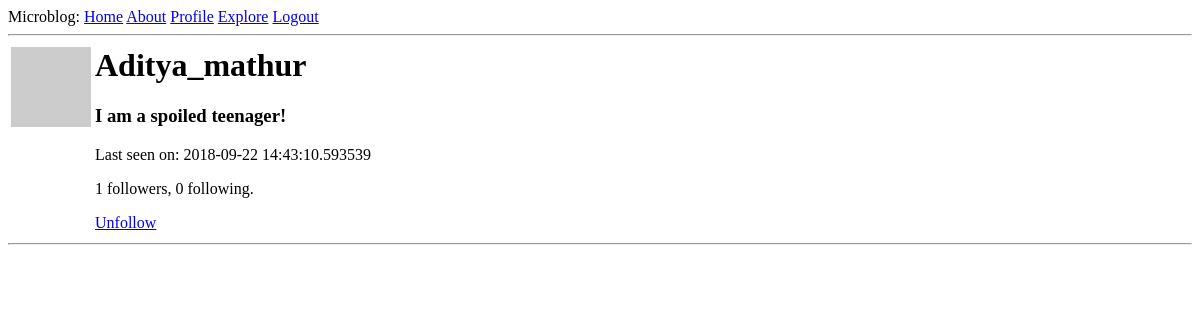
The page /users/aditya_mathur (signed in) on the database as committed earlier.
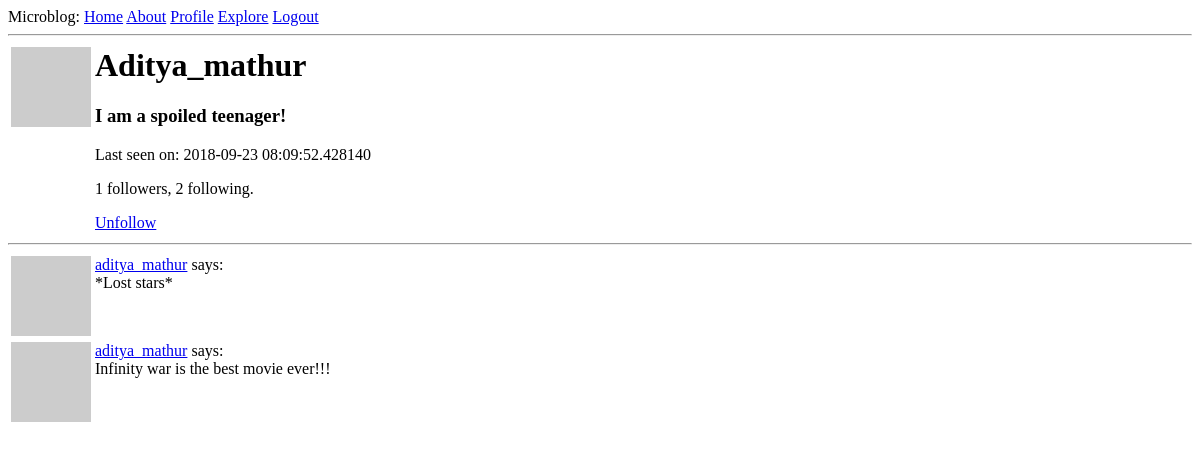
The same page on the database as committed later.
### app/models.py (models this page shows, shortened)
class User(UserMixin,db.Model):
    id =db.Column(db.Integer,primary_key=1)
    username = db.Column(db.String(64),index=1,unique=1)
    email = db.Column(db.String(120),index=1,unique=1)
    password_hash = db.Column(db.String(128))
    posts = db.relationship('Post', backref='author', lazy='dynamic')
    about_me =db.Column(db.String(140))
    last_seen = db.Column(db.DateTime,default=datetime.utcnow)
    followed = db.relationship(
        'User',secondary=followers,
        primaryjoin=(followers.c.follower_id ==id),
        secondaryjoin=(followers.c.followed_id ==id),
        backref=db.backref('followers',lazy='dynamic'),
        lazy='dynamic'
    )
    def is_following(self,user):
        return (self.followed.filter(
            followers.c.followed_id==user.id).count()>0
            )
    def __repr__(self):
        return f'<User {self.username}>'
    def avatar(self,size):
        digest=md5(self.email.lower().encode('utf-8')).hexdigest()
        return f'https://www.gravatar.com/avatar/{digest}?d=identicon&s={size}'

class Post(db.Model):
    id = db.Column(db.Integer, primary_key=True)
    body = db.Column(db.String(140))
    timestamp = db.Column(db.DateTime, index=True, default=datetime.utcnow)
    user_id = db.Column(db.Integer, db.ForeignKey('user.id'))

### app/routes6_1.py (the view)
@app.route('/users/<username>')
@login_required
def users(username):
    user = User.query.filter_by(username = username).first_or_404()
    page= request.args.get('page', 1, type=int )
    posts= user.posts.order_by(Post.timestamp.desc()).paginate(
        page, app.config['POSTS_PER_PAGE'],False)
    next_url=url_for('user',username=user.username,page=posts.next_num) if posts.has_next else None
    prev_url=url_for('user',username=user.username,page=posts.prev_num) if posts.has_prev else None
    return render_template('users.html',user=user,posts=posts.items,next_url=next_url,prev_url=prev_url)

### app/models.py (called while the page is built)
@login.user_loader
def load_user(id):
    return User.query.get(int(id))

### app/routes6_1.py (called while the page is built)
@app.before_request
def before_request():
    print("Current user: ",current_user)
    if current_user.is_authenticated:
        current_user.last_seen =datetime.utcnow()
        db.session.commit()

### app/templates/users.html (shortened to what this page needs)
{% extends "base.html" %}
{% block content%}
    <table>
        <tr valign="top">
            <td><img src= "{{ user.avatar(128) }}"></td>
            <td>
                <h1><b> {{ user.username[0].upper()+user.username[1:] }}</b></h1>
                {% if user.about_me %}
                    <h3><b>{{ user.about_me }}</b></h3>
                {% endif %}
                {% if user.last_seen %}
                    <p>Last seen on: {{ user.last_seen}}</p>
                {% endif %}
                <p>
                    {{ user.followers.count() }} followers, {{ user.followed.count() }} following.
                </p>
                {% if user==current_user%}
                    <p><a href= "{{ url_for('edit_profile')}}">Edit your profile</a></p>
                {% elif not current_user.is_following(user) %}
                    <p><a href= "{{url_for('follow',username=user.username)}}">Follow</a>
                {% else %}
                    <p><a href= "{{url_for('unfollow',username=user.username)}}">Unfollow</a></p>
                {% endif%}
            </td>
        </tr>
    </table>
    <hr>
    {% for post in posts %}
        {% include '_post.html' %}
    {% endfor %}
{% endblock %}

### app/templates/base.html (shortened to what this page needs)
<html>
        <head>
        </head>
        <body>
            <div>
                Microblog:
                    <a href="{{ url_for('index')}}">Home</a>
                    <a href="{{ url_for('about')}}">About</a>
                    {% if current_user.is_anonymous %}
                        <a href="{{ url_for('login')}}">Login</a>
                    {% else %}
                        <a href= "{{ url_for('users',username=current_user.username) }}">Profile</a>
                        <a href= "{{ url_for('explore')}}">Explore</a>
                        <a href= "{{ url_for('logout')}}">Logout</a>
                    {% endif %}
            </div>
            <hr>
            {% block content %}{% endblock %}
        </body>
    </html>

### app/templates/_post.html
<table>
        <tr valign="top">
            <td><img src="{{ post.author.avatar(36) }}"></td>
            <td>
                <a href= "{{url_for('users',username=post.author.username)}}">
                    {{ post.author.username }}</a>
                says: <br>{{ post.body}}
            </td>
        </tr>
    </table>

Rows that differ between the two databases and show on the page:
changed User "Aditya_mathur": last_seen "2018-09-22 14:43:10.593539" → "2018-09-23 08:09:52.428140"
added Post: author.username "aditya_mathur", body "*Lost stars*"
added Post: author.username "aditya_mathur", body "Infinity war is the best movie ever!!!"
Other text that changed with them:
{{ user.followed.count() }}: "0" → "2"
